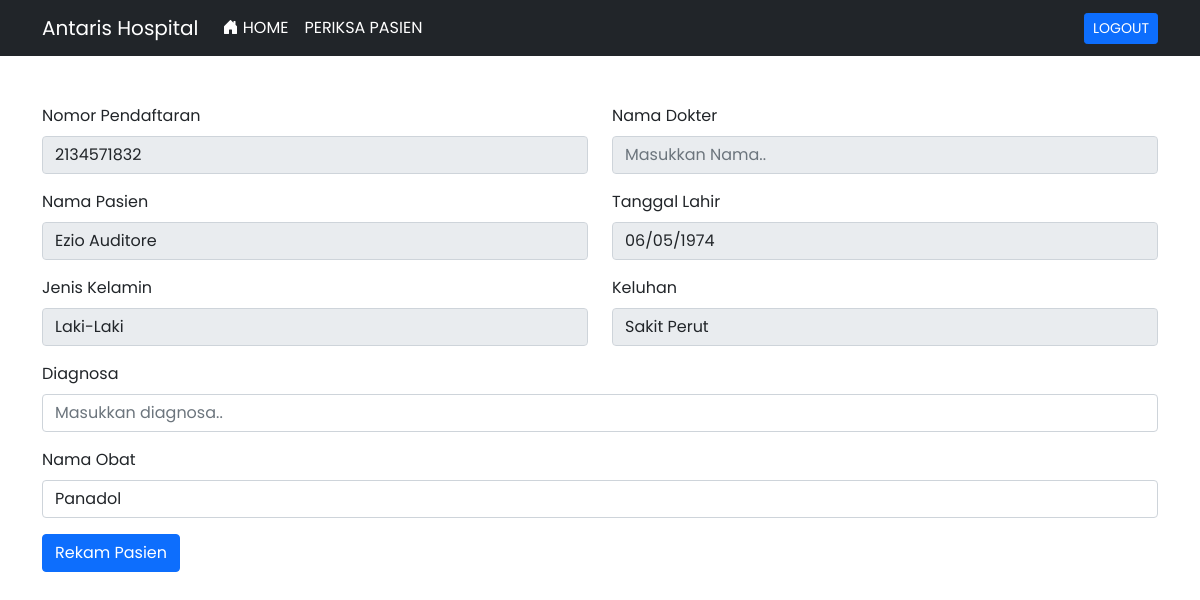
/dokter/rekam_medis/10, run on the app's committed database.
### tables this page shows
CREATE TABLE `pasien` (
  `id_pasien` int(3) NOT NULL,
  `no_pendaftaran` int(10) NOT NULL,
  `nama_pasien` varchar(255) NOT NULL,
  `tgl_lahir` date NOT NULL,
  `keluhan` varchar(256) NOT NULL,
  `umur` int(3) NOT NULL,
  `jenis_kelamin` enum('Laki-Laki','Perempuan') NOT NULL,
  `tgl_daftar` timestamp NOT NULL DEFAULT current_timestamp()
);

### application/controllers/Dokter.php (called while the page is built, shortened)
<?php
class Dokter extends CI_Controller
{
    public function __construct()
    {
        $this->load->model(['DokterModel', 'PasienModel', 'ObatModel', 'RekmedisModel']);
    }
    public function rekam_medis($id_pasien)
    {
        $where = ['id_pasien' => $id_pasien];
        $data = [
            'title' => 'Rekam Medis Pasien',
            'pasien' => $this->PasienModel->edit_data($where)->row_array(),
            'dokter' => $this->DokterModel->getDokter()->result(),
            'obat' => $this->ObatModel->getObat()->result()
        ];
        $this->load->view('dokter/rekam_medis', $data);
    }
}

### index.php (called while the page is built, shortened)
<?php
require_once BASEPATH.'core/CodeIgniter.php';

### application/models/PasienModel.php (called while the page is built, shortened)
<?php
class PasienModel extends CI_Model
{
    public function edit_data($where)
    {
        return $this->db->get_where('pasien', $where);
    }
}

### application/models/DokterModel.php (called while the page is built, shortened)
<?php
class DokterModel extends CI_Model
{
    public function getDokter()
    {
        return $this->db->get('dokter');
    }
}

### application/models/ObatModel.php (called while the page is built, shortened)
<?php
class ObatModel extends CI_Model
{
    public function getObat()
    {
        return $this->db->get('obat');
    }
}

### application/views/dokter/rekam_medis.php (the view, shortened to what this page needs)
<!doctype html>
<html lang="en">
<head>
    <link href="https://cdn.jsdelivr.net/npm/bootstrap@5.0.1/dist/css/bootstrap.min.css" rel="stylesheet">
    <link rel="stylesheet" href="<?= base_url() ?>assets/css/fonts.css">
    <link rel="stylesheet" href="https://cdn.jsdelivr.net/npm/bootstrap-icons@1.5.0/font/bootstrap-icons.css">
</head>
<body>
    <nav class="navbar navbar-expand-lg navbar-dark bg-dark">
        <div class="container">
            <a class="navbar-brand" href="<?= base_url('dokter'); ?>">Antaris Hospital</a>
            <div class="collapse navbar-collapse text-uppercase" id="navbarNavAltMarkup">
                <div class="navbar-nav">
                    <a class="nav-link text-white" aria-current="page" href="<?= base_url('dokter'); ?>"><i class="bi bi-house-door-fill"></i> Home</a>
                    <a class="nav-link text-white" href="<?= base_url('dokter/periksa_pasien') ?>">Periksa Pasien</a>
                </div>
                <a class="btn btn-sm btn-primary ms-auto" href="<?= base_url('dokter/logout'); ?>">Logout</a>
            </div>
        </div>
    </nav>
    <div class="container mt-5">
        <div class="row">
            <form action="<?= base_url('dokter/proses_rekam') ?>" method="POST" class="form-group">
                <div class="row">
                    <div class="col">
                        <div class="mb-3">
                            <label for="exampleFormControlInput1" class="form-label">Nomor Pendaftaran</label>
                            <input type="number" class="form-control" value="<?= $pasien['no_pendaftaran'] ?>" name="no_pendaftaran" readonly id="exampleFormControlInput1" placeholder="Masukkan Nama..">
                        </div>
                    </div>
                    <div class="col">
                        <div class="mb-3">
                            <label for="exampleFormControlInput1" class="form-label">Nama Dokter</label>
                            <input type="text" class="form-control" value="<?= $this->session->userdata('nama_dokter') ?>" name="nama_dokter" readonly id="exampleFormControlInput1" placeholder="Masukkan Nama..">
                        </div>
                    </div>
                </div>
                <div class="row">
                    <div class="col">
                        <div class="mb-3">
                            <label for="exampleFormControlInput1" class="form-label">Nama Pasien</label>
                            <input type="text" class="form-control" name="nama_pasien" value="<?= $pasien['nama_pasien'] ?>" readonly id="exampleFormControlInput1" placeholder="Masukkan Nama..">
                        </div>
                    </div>
                    <div class="col">
                        <div class="mb-3">
                            <label for="exampleFormControlInput1" class="form-label">Tanggal Lahir</label>
                            <input type="date" class="form-control" name="tgl_lahir" value="<?= $pasien['tgl_lahir'] ?>" readonly id="exampleFormControlInput1" placeholder="name@example.com">
                        </div>
                    </div>
                </div>
                <div class="row">
                    <div class="col">
                        <div class="mb-3">
                            <label for="exampleFormControlInput1" class="form-label">Jenis Kelamin</label>
                            <input type="text" class="form-control" name="jenis_kelamin" value="<?= $pasien['jenis_kelamin'] ?>" readonly id="exampleFormControlInput1" placeholder="name@example.com">
                        </div>
                    </div>
                    <div class="col">
                        <div class="mb-3">
                            <label for="exampleFormControlInput1" class="form-label">Keluhan</label>
                            <input type="text" class="form-control" name="keluhan" value="<?= $pasien['keluhan'] ?>" readonly id="exampleFormControlInput1" placeholder="name@example.com">
                        </div>
                    </div>
                </div>
                <div class="mb-3">
                    <label for="exampleFormControlInput1" class="form-label">Diagnosa</label>
                    <input type="text" class="form-control" name="diagnosa" id="exampleFormControlInput1" placeholder="Masukkan diagnosa..">
                </div>
                <div class="mb-3">
                    <label for="exampleFormControlInput1" class="form-label">Nama Obat</label>
                    <select class="form-control" name="nama_obat" id="nama_obat">
                        <?php foreach ($obat as $row) { ?>
                            <option value="<?= $row->nama_obat ?>"><?= $row->nama_obat ?></option>
                        <?php } ?>
                    </select>
                </div>
                <button class="btn btn-primary" type="submit">Rekam Pasien</button>
            </form>
        </div>
    </div>
</body>
</html>

### data on the page
pasien: no_pendaftaran "2134571832", nama_pasien "Ezio Auditore", tgl_lahir "06/05/1974", jenis_kelamin "Laki-Laki", keluhan "Sakit Perut"

### other printed values
form field nama_obat "Panadol"
